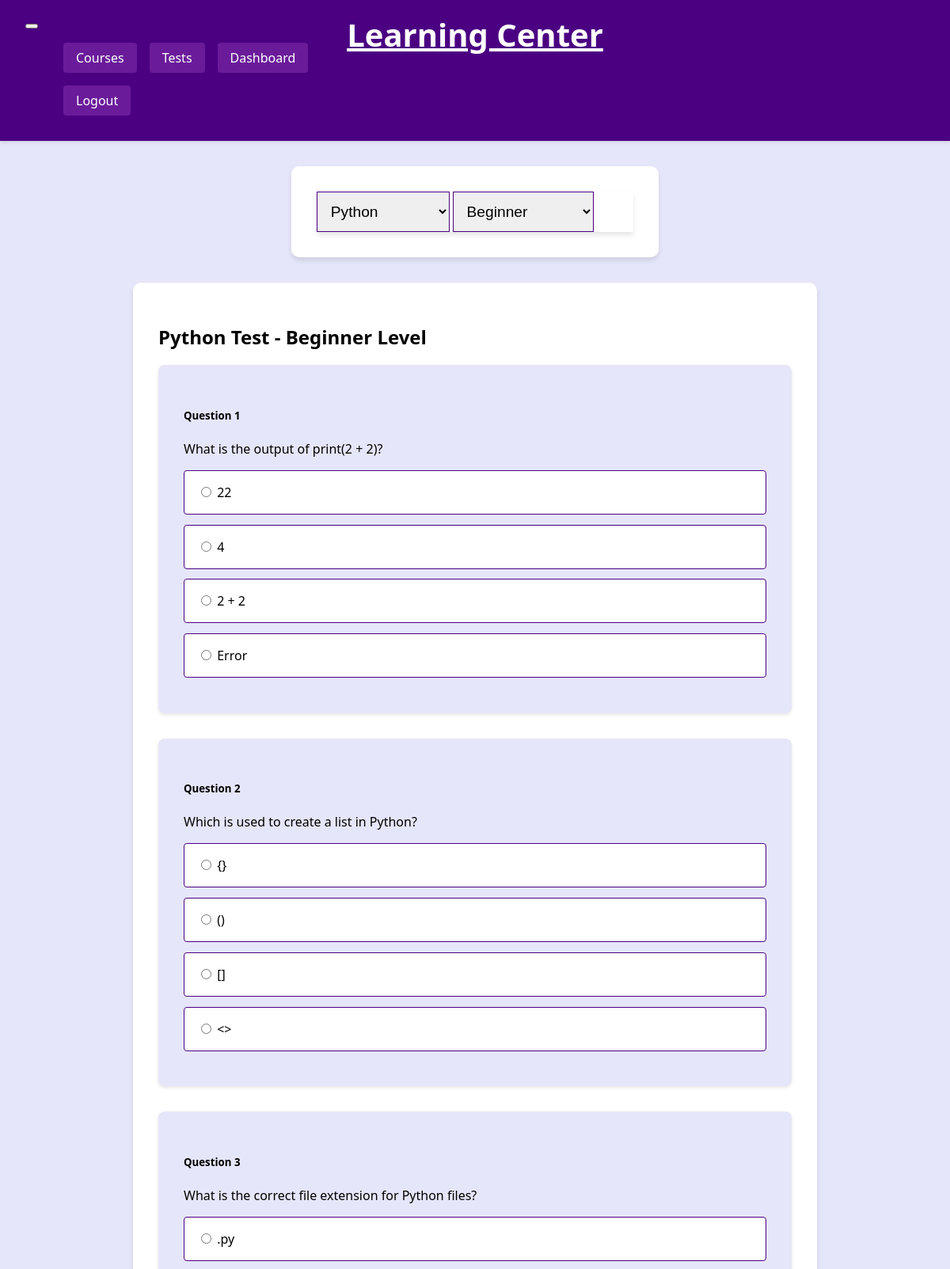
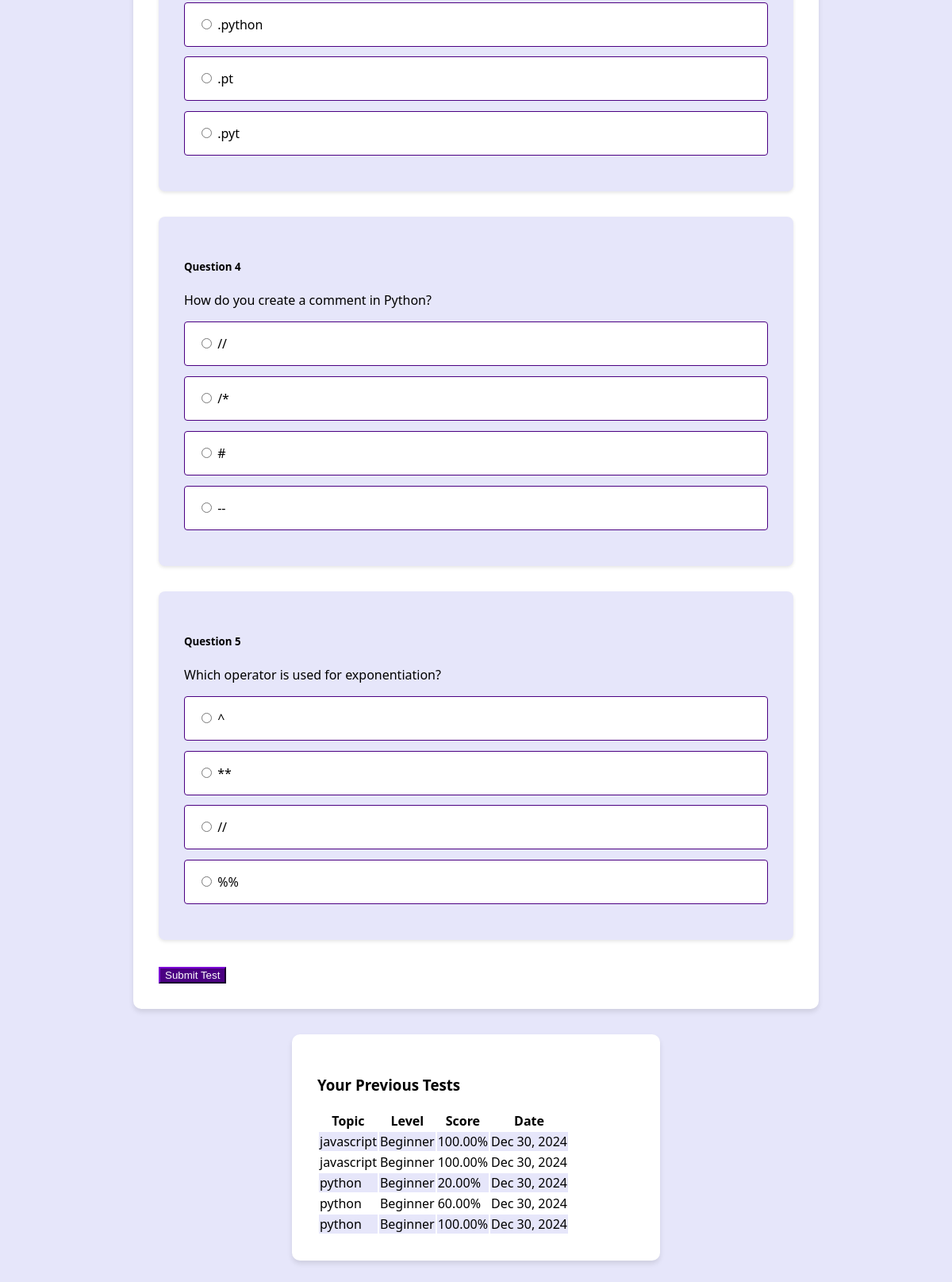
The page /tests/?topic=python&difficulty=beginner (signed in) on the database its author committed (2 pictures, top to bottom).
### courses/models.py (models this page shows, shortened)
class TestResult(models.Model):
    LEVELS = [
        ('beginner', 'Beginner'),
        ('intermediate', 'Intermediate'),
        ('advanced', 'Advanced')
    ]
    user = models.ForeignKey(User, on_delete=models.CASCADE)
    topic = models.CharField(max_length=100)
    level = models.CharField(max_length=20, choices=LEVELS, default='beginner')  # Changed from integer to CharField
    score = models.DecimalField(max_digits=5, decimal_places=2)
    total_questions = models.IntegerField()
    correct_answers = models.IntegerField()
    completed_at = models.DateTimeField(auto_now_add=True)
    class Meta:
        ordering = ['-completed_at']

### courses/views.py (the view)
# urls.py: path('tests/', views.test_list, name='test_list'),
@login_required
def test_list(request):
    topics = Course.TOPICS
    levels = Question.LEVELS
    questions = None
    selected_topic = None
    selected_difficulty = None
    topic = request.GET.get('topic')
    difficulty = request.GET.get('difficulty')
    print(f"Topic: {topic}, Difficulty: {difficulty}")  # Debug print
    if topic:
        selected_topic = dict(Course.TOPICS).get(topic)
        if not difficulty:
            difficulty = 'beginner'
        selected_difficulty = difficulty
        print(f"Selected Topic: {selected_topic}, Selected Difficulty: {selected_difficulty}")
        for question_set in sample_questions.QUESTIONS:
            if question_set['topic'].lower() == topic.lower() and question_set['level'].lower() == difficulty.lower():
                questions = question_set['questions']
                print(f"Found {len(questions)} questions")  # Debug print
                break
    context = {
        'topics': topics,
        'levels': levels,
        'questions': questions,
        'selected_topic': selected_topic,
        'selected_difficulty': selected_difficulty,
        'topic': topic,
        'difficulty': difficulty,
        'user_results': TestResult.objects.filter(user=request.user)
    }
    return render(request, 'courses/test_list.html', context)

### courses/context_processors.py (called while the page is built)
def user_stats(request):
    if request.user.is_authenticated:
        return {
            'total_courses': Course.objects.filter(author=request.user).count(),
            'total_tests': TestResult.objects.filter(user=request.user).count(),
        }
    return {}

### courses/templates/courses/test_list.html (shortened to what this page needs)
{% extends 'courses/base.html' %}
{% block content %}
<div class="container">
     <div class="filter-container">
    <div class="row mb-4">
        <div class="col-md-12">
            <div class="card">
                <div class="card-body">
                    <form method="GET" class="d-flex gap-3">
                        <select name="topic" class="form-select" onchange="this.form.submit()">
                            {% for topic_id, topic_name in topics %}
                                <option value="{{ topic_id }}" {% if topic == topic_id %}selected{% endif %}>
                                    {{ topic_name }}
                                </option>
                            {% endfor %}
                        </select>
                        <select name="difficulty" class="form-select" onchange="this.form.submit()">
                            {% for level_id, level_name in levels %}
                                <option value="{{ level_id }}" {% if difficulty == level_id %}selected{% endif %}>
                                    {{ level_name }}
                                </option>
                            {% endfor %}
                        </select>
                    </form>
                </div>
            </div>
        </div>
    </div>
    </div>
    {% if selected_topic and selected_difficulty %}
<div class="test-container">
    <h2 class="text-center mb-4">{{ selected_topic }} Test - {{ selected_difficulty|title }} Level</h2>
    <form method="POST" action="{% url 'courses:submit_test' topic=selected_topic|lower difficulty=selected_difficulty|lower %}">
        {% for question in questions %}
        <div class="question-card">
            <h5 class="question-title">Question {{ forloop.counter }}</h5>
            <p class="question-text">{{ question.question_text }}</p>
            <div class="options">
                <label>
                    <input type="radio" name="question_{{ forloop.counter }}" value="1" required>
                    {{ question.option_1 }}
                </label>
                <label>
                    <input type="radio" name="question_{{ forloop.counter }}" value="2" required>
                    {{ question.option_2 }}
                </label>
                <label>
                    <input type="radio" name="question_{{ forloop.counter }}" value="3" required>
                    {{ question.option_3 }}
                </label>
                <label>
                    <input type="radio" name="question_{{ forloop.counter }}" value="4" required>
                    {{ question.option_4 }}
                </label>
            </div>
        </div>
        {% endfor %}
        <div class="text-center mt-4 mb-4">
            <button type="submit" class="btn btn-primary btn-lg">Submit Test</button>
        </div>
    </form>
</div>
{% endif %}
    {% if user_results %}
    <div class="filter-container">
    <div class="row mt-4">
        <div class="col-12">
            <h3>Your Previous Tests</h3>
            <div class="table-responsive">
                <table class="table table-striped">
                    <thead>
                        <tr>
                            <th>Topic</th>
                            <th>Level</th>
                            <th>Score</th>
                            <th>Date</th>
                        </tr>
                    </thead>
                    <tbody>
                        {% for result in user_results %}
                        <tr>
                            <td>{{ result.topic }}</td>
                            <td>{{ result.level|title }}</td>
                            <td>{{ result.score }}%</td>
                            <td>{{ result.completed_at|date:"M d, Y" }}</td>
                        </tr>
                        {% endfor %}
                    </tbody>
                </table>
            </div>
        </div>
        </div>
    </div>
    {% endif %}
</div>
{% endblock %}

### courses/static/courses/style.css (style rules this page uses)
:root { --primary-light: #e6e6fa; --primary-dark: #4b0082; --accent-light: #f8f8ff; --accent-dark: #2b0047; --text-light: #ffffff; --text-dark: #000000; --success: #28a745; --warning: #ffc107; --danger: #dc3545; --nav-button: #6a1b9a; }
body { background-color: var(--primary-light); color: var(--text-dark); font-family: 'Segoe UI', Tahoma, Geneva, Verdana, sans-serif; margin: 0; padding: 0; }
.card { background-color: var(--text-light); border: none; box-shadow: 0 4px 6px rgba(0, 0, 0, 0.1); transition: transform 0.2s; }
.filter-container { max-width: 400px; margin: 2rem auto; padding: 2rem; background-color: var(--text-light); border-radius: 10px; box-shadow: 0 4px 6px rgba(0, 0, 0, 0.1); }
.filter-container select, .filter-container input { font-size: 1.2rem; padding: 0.8rem; }
.btn-primary { background-color: var(--primary-dark); border-color: var(--primary-dark); color: var(--text-light); }
.form-control, .form-select { border: 1px solid var(--primary-dark); }
.test-container { max-width: 800px; margin: 2rem auto; padding: 2rem; background-color: var(--text-light); border-radius: 10px; box-shadow: 0 4px 6px rgba(0, 0, 0, 0.1); }
.question-card { background-color: var(--primary-light); padding: 2rem; margin-bottom: 2rem; border-radius: 8px; box-shadow: 0 2px 4px rgba(0, 0, 0, 0.1); }
.options label { display: block; padding: 1rem; margin: 0.8rem 0; background-color: var(--text-light); border: 1px solid var(--primary-dark); border-radius: 4px; cursor: pointer; transition: all 0.3s ease; }
.table { background-color: var(--text-light); }
.table-striped tbody tr:nth-of-type(odd) { background-color: var(--primary-light); }

### rows shown on the page
TestResult: topic "javascript", level "Beginner", score "100.00", completed_at "Dec 30, 2024"
TestResult: topic "javascript", level "Beginner", score "100.00", completed_at "Dec 30, 2024"
TestResult: topic "python", level "Beginner", score "20.00", completed_at "Dec 30, 2024"
TestResult: topic "python", level "Beginner", score "60.00", completed_at "Dec 30, 2024"
TestResult: topic "python", level "Beginner", score "100.00", completed_at "Dec 30, 2024"

### other values the page prints
{{ selected_topic }} "Python"
{{ selected_difficulty|title }} "Beginner"
{{ question.question_text }} "What is the output of print(2 + 2)?" "Which is used to create a list in Python?" "What is the correct file extension for Python files?" "How do you create a comment in Python?" "Which operator is used for exponentiation?"
{{ question.option_1 }} "22" "{}" ".py" "//" "^"
{{ question.option_2 }} "4" "()" ".python" "/*" "**"
{{ question.option_3 }} "2 + 2" "[]" ".pt" "#" "//"
{{ question.option_4 }} "Error" "<>" ".pyt" "--" "%%"
form field topic "Python"
form field difficulty "Beginner"
